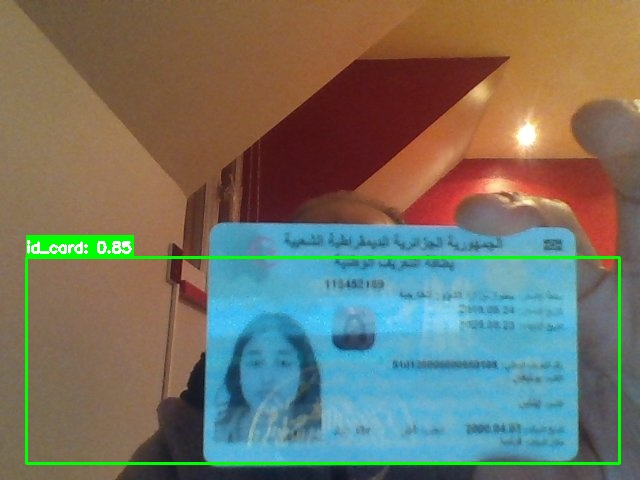
#> input picture logs/debug_1776111789723.jpg, 640 x 480 px
$ python -i image_utils.py   (imports and definitions only)
#> lines starting #> are read from the running program, lines starting #| are printed output that depends on the picture
#> further down, picture is the input picture: shape (480, 640, 3); mean B, G, R 102.4, 115.7, 114.7
"""Image processing utilities."""

import cv2
import numpy as np
from pathlib import Path
from typing import Tuple, Optional, Union


# [71 lines left out: functions load_image, save_image, resize_image, not called in this run]


def denoise_image(image: np.ndarray) -> np.ndarray:
    """Apply denoising to improve image quality."""
    return cv2.fastNlMeansDenoisingColored(image, None, 10, 10, 7, 21)


def enhance_contrast(image: np.ndarray) -> np.ndarray:
    """Enhance image contrast using CLAHE."""
    lab = cv2.cvtColor(image, cv2.COLOR_BGR2LAB)
#> lab: shape (480, 640, 3); mean of channels 0, 1, 2 126, 130.4, 137.5
    l, a, b = cv2.split(lab)
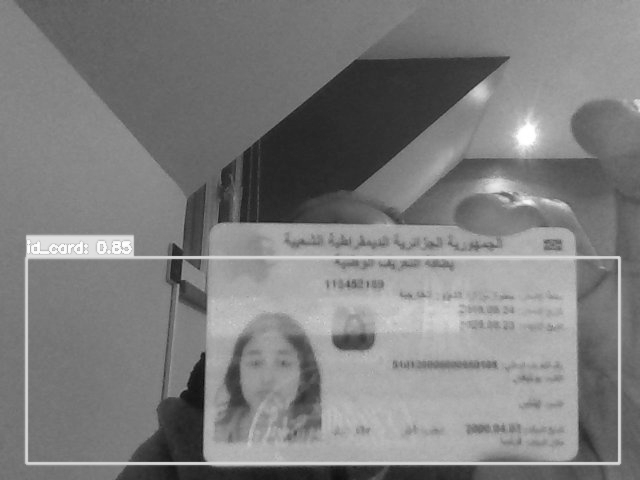
#> l: shape (480, 640); min 14, max 255, mean 126
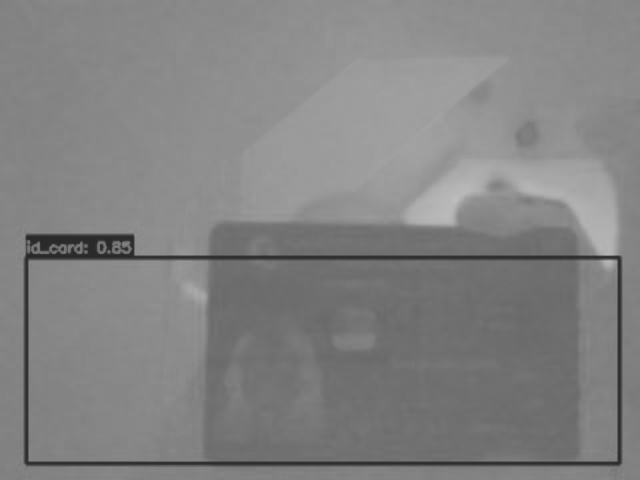
#> a: shape (480, 640); min 42, max 190, mean 130.4
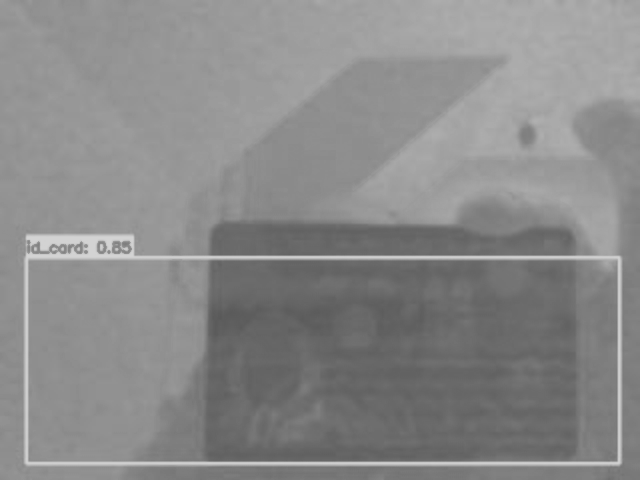
#> b: shape (480, 640); min 89, max 211, mean 137.5

    clahe = cv2.createCLAHE(clipLimit=2.0, tileGridSize=(8, 8))
    l = clahe.apply(l)
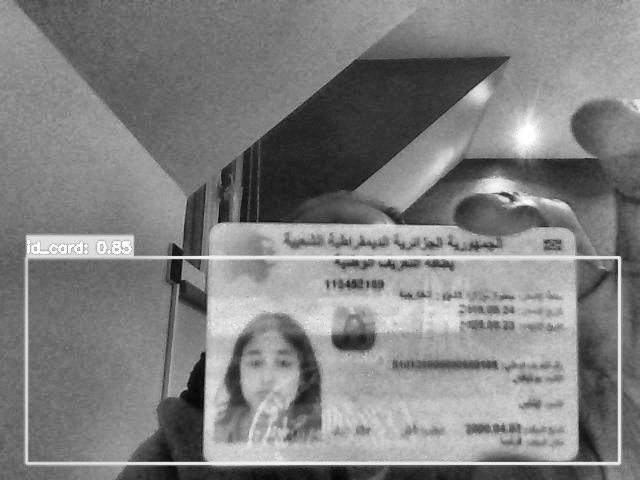
#> l: shape (480, 640); min 4, max 255, mean 128.4

    enhanced = cv2.merge([l, a, b])
#> enhanced: shape (480, 640, 3); mean of channels 0, 1, 2 128.4, 130.4, 137.5
    return cv2.cvtColor(enhanced, cv2.COLOR_LAB2BGR)
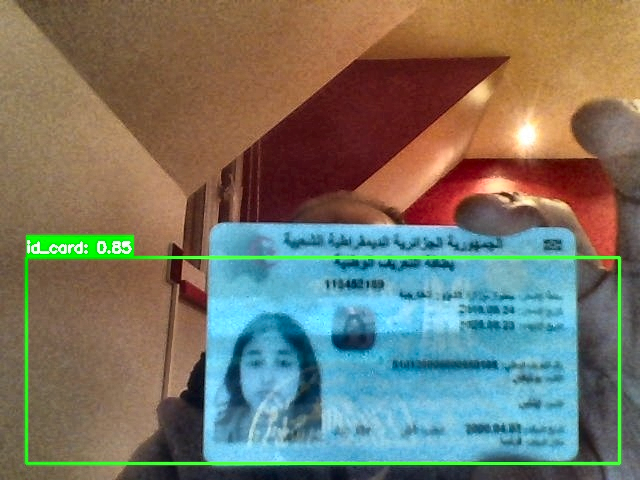
#> returned value: shape (480, 640, 3); mean B, G, R 105.2, 118.5, 117.9


# [43 lines left out: functions rotate_image, crop_image, convert_to_grayscale, get_image_info, not called in this run]

>>> import cv2
>>> picture = cv2.imread('../../logs/debug_1776111789723.jpg')
>>> result = enhance_contrast(picture)

$ run again, on logs/debug_1776119220219.jpg
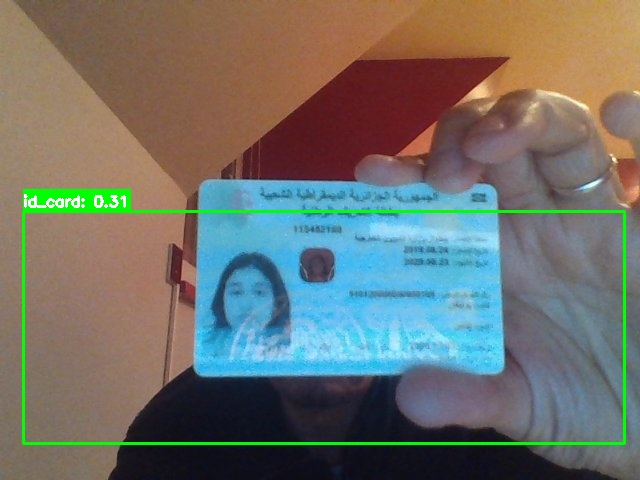
#> input picture logs/debug_1776119220219.jpg, 640 x 480 px
#> picture is the input picture: shape (480, 640, 3); mean B, G, R 106, 113.2, 111.5
#> lab: shape (480, 640, 3); mean of channels 0, 1, 2 121.9, 130.3, 133.1
#> in enhance_contrast, `l = clahe.apply(l)`:
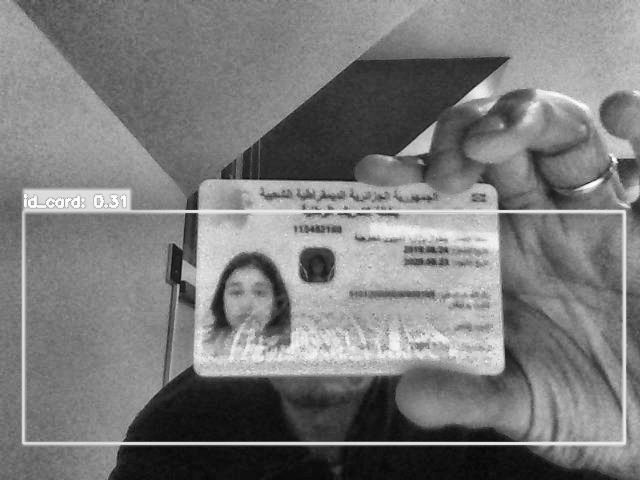
#> l: shape (480, 640); min 6, max 255, mean 122.6
#> enhanced: shape (480, 640, 3); mean of channels 0, 1, 2 122.6, 130.3, 133.1
#> in enhance_contrast, `return cv2.cvtColor(enhanced, cv2.COLOR_LAB2BGR)`:
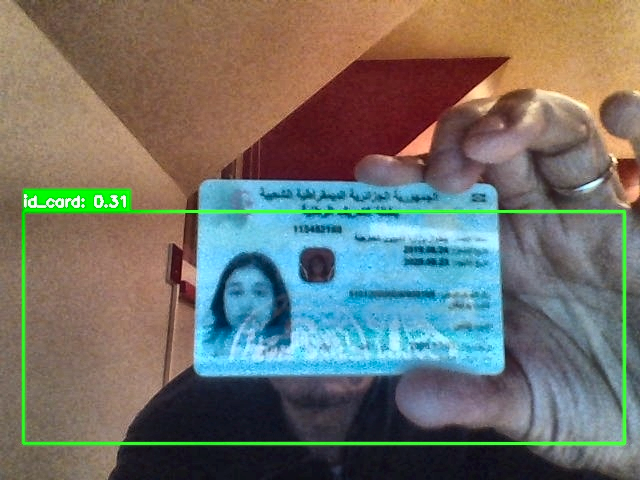
#> returned value: shape (480, 640, 3); mean B, G, R 106.7, 114.1, 112.4

$ run again, on logs/debug_1776119254174.jpg
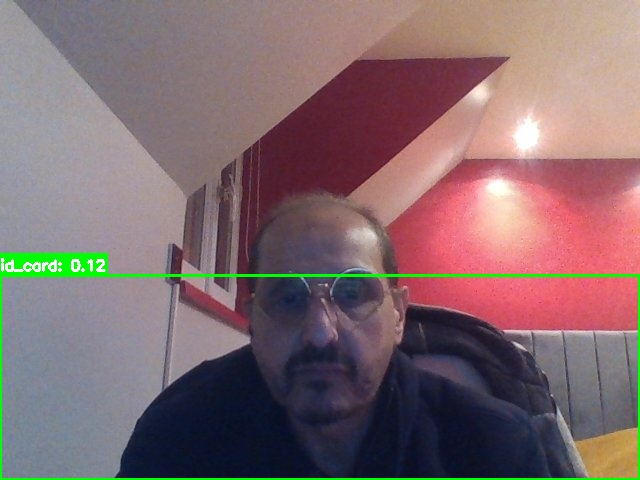
#> input picture logs/debug_1776119254174.jpg, 640 x 480 px
#> picture is the input picture: shape (480, 640, 3); mean B, G, R 109.6, 106.5, 129.1
#> lab: shape (480, 640, 3); mean of channels 0, 1, 2 120.2, 138.8, 129.7
#> in enhance_contrast, `l, a, b = cv2.split(lab)`:
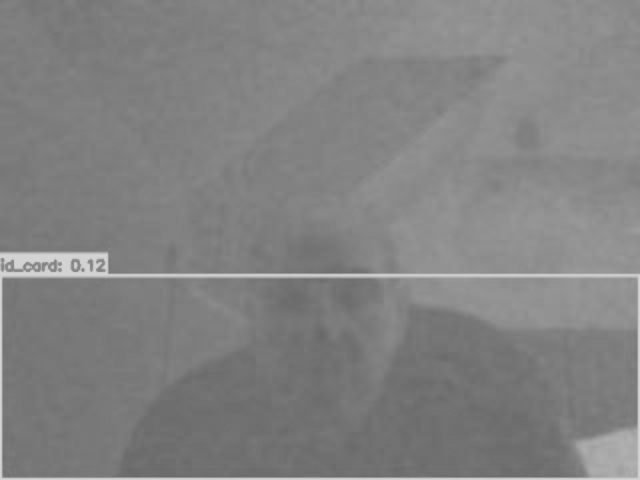
#> b: shape (480, 640); min 104, max 211, mean 129.7
#> enhanced: shape (480, 640, 3); mean of channels 0, 1, 2 123.3, 138.8, 129.7
#> in enhance_contrast, `return cv2.cvtColor(enhanced, cv2.COLOR_LAB2BGR)`:
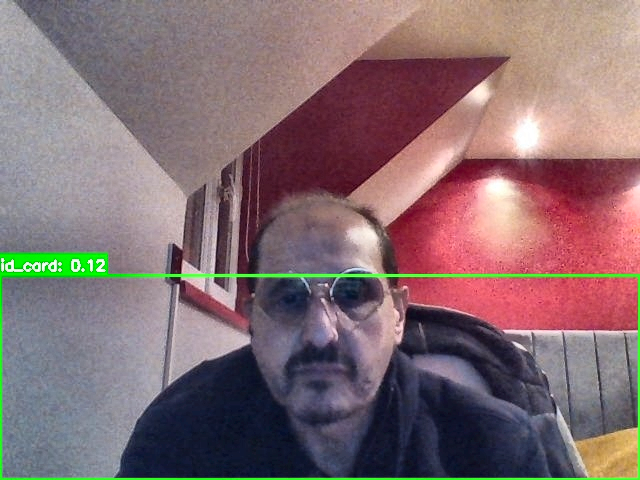
#> returned value: shape (480, 640, 3); mean B, G, R 112.8, 109.2, 131.9
